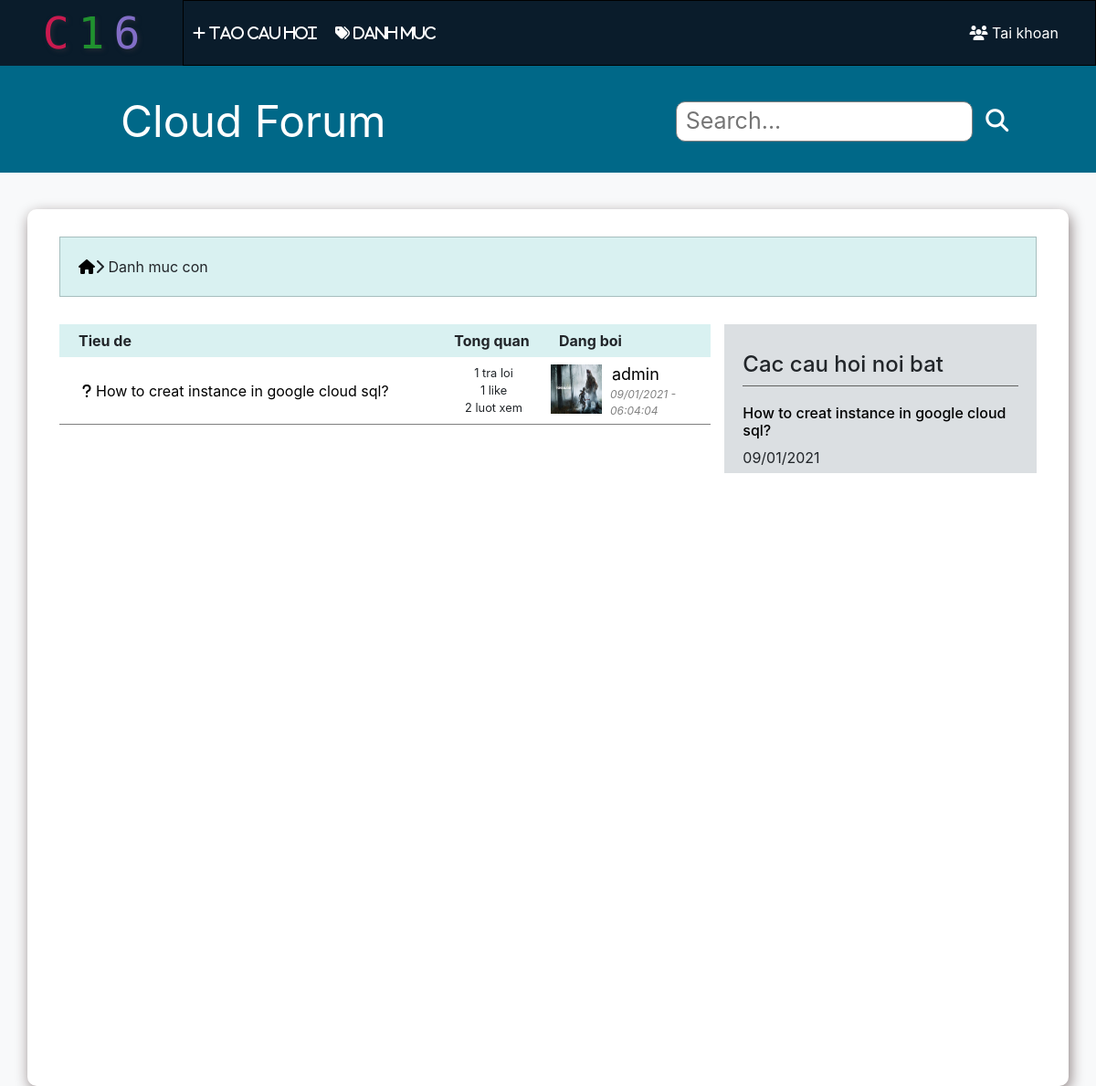
Page /forum-sub-category.php?c_id=11 (signed in) on the committed database.
### tables this page shows
CREATE TABLE `articles` (
  `article_id` int(11) NOT NULL,
  `title` varchar(1000) NOT NULL,
  `description` varchar(2000) DEFAULT NULL,
  `body` text,
  `create_at` timestamp NOT NULL DEFAULT CURRENT_TIMESTAMP,
  `sub_cate_id` int(11) NOT NULL,
  `user_id` int(11) NOT NULL,
  `is_publish` tinyint(4) NOT NULL DEFAULT '0',
  `publish_date` timestamp NOT NULL DEFAULT CURRENT_TIMESTAMP,
  `view_count` int(11) NOT NULL DEFAULT '1',
  `id_duyet` int(11) NOT NULL DEFAULT '0'
);

CREATE TABLE `user_info` (
  `user_id` int(11) DEFAULT NULL,
  `real_name` varchar(55) DEFAULT NULL,
  `birth` date DEFAULT NULL,
  `gender` tinyint(4) DEFAULT NULL,
  `last_online` timestamp NOT NULL DEFAULT CURRENT_TIMESTAMP ON UPDATE CURRENT_TIMESTAMP,
  `img` varchar(300) NOT NULL
);

CREATE TABLE `users` (
  `user_id` int(11) NOT NULL,
  `name` varchar(55) NOT NULL,
  `password` varchar(255) NOT NULL,
  `email` varchar(55) NOT NULL,
  `role` tinyint(4) NOT NULL DEFAULT '0',
  `create_at` timestamp NOT NULL DEFAULT CURRENT_TIMESTAMP
);

### forum-sub-category.php (the view, shortened to what the rows shown need)
<?php
    require_once('./database/database-function.php');
?>
<!DOCTYPE html>
<html lang="en">
<?php
include("forum/head.php");
?>
<body class="bg-light">
    <div class="container-fluid h-main-container">
        <div class="row h-main-row bg-light" >
            <div class="container h-main-con">
                <div class="row h-secondary-row">
                    <div class="container-fluid h-topics-content-title">
                        <div class="row">
                            <div class="col-lg-8">
                                <div class="container-fluid h-cate-main">
                                    <?php
                                        if(isset($_GET['sub_id'])){
                                            $sql = "select article_id, title, body,user_id, create_at, view_count from articles where sub_cate_id = ? and is_publish = 0 ";
                                            $article = simpleQuery($sql,1,[$_GET['sub_id']]);
                                            if(count($article) == 0){
                                                echo '<div class="row h-cate-header" style="text-align: center">Danh muc hien chua bai viet nao</div>';
                                            }else{
                                                echo '<div class="row h-cate-header">
                                                <div class="col-7">Tieu de</div>
                                                <div class="col-2" style="text-align:center">Tong quan</div>
                                                <div class="col-3">Dang boi</div>
                                            </div>
                                            <div class="h-cate-cate">';
                                                foreach($article as $v){
                                                    $articleDate = date_format(date_create($v['create_at']), 'd/m/Y - H:i:s');
                                                    $sql = "select name, img from users, user_info WHERE users.user_id = user_info.user_id and users.user_id = ?";
                                                    $user = simpleQuery($sql, 1, [$v['user_id']]);
                                                    $sql = "select count(user_id) as sl from comments where article_id = ?";
                                                    $slComments = simpleQuery($sql, 1, [$v['article_id']]);
                                                    $sql = "select count(user_id) as sl from like_action where article_id = ?";
                                                    $slLikes = simpleQuery($sql, 1, [$v['article_id']]);
                                                    echo '<div class="row h-cate-topics">
                                                        <div class="col-7"><a class="h-a" href="forum-article.php?article_id='.$v['article_id'].'">';
                                                        if($v['body'] == ""){
                                                            echo '<i class="fas fa-question">';
                                                        }else{
                                                            echo '<i class="fas fa-bullhorn">';
                                                        }
                                                        echo '</i>'.$v['title'].'</a></div>
                                                        <div class="col-2" style="text-align: center;">
                                                            <div class="h-sc-stats">
                                                                <p>'.$slComments[0]['sl'].' tra loi</p>
                                                                <p>'.$slLikes[0]['sl'].' like</p>
                                                                <p>'.$v['view_count'].' luot xem</p>
                                                            </div>
                                                        </div>
                                                        <div class="col-3 h-cate-last-post">
                                                            <div class="h-c-l-p-con">
                                                                <div class="h-c-t-img">
                                                                    <img src="'.$user[0]['img'].'" alt="" data-toggle="tooltip" data-placement="bottom" title="'.$user[0]['name'].'">
                                                                </div>
                                                                <div class="h-sc-t-detailed">
                                                                    <p class="h-sc-name"><a href="forum-information.php?user_id='.$v['user_id'].'" class="h-a">'.$user[0]['name'].'</a></p>
                                                                    <p class="h-p-topics-date">'.$articleDate.'</p>
                                                                </div>
                                                            </div>
                                                        </div>
                                                    </div>';
                                                }
                                                echo '</div>';
                                            }
                                        }else if(isset($_GET['c_id'])){
                                            $sql = "select article_id, title, body,user_id, create_at, view_count from articles where is_publish = 0 and sub_cate_id in(select sub_cate_id from sub_categoris where cate_id = ?)";
                                            $article = simpleQuery($sql,1,[$_GET['c_id']]);
                                            if(count($article) == 0){
                                                echo '<div class="row h-cate-header" style="text-align: center">Danh muc hien chua bai viet nao</div>';
                                            }else{
                                                echo '<div class="row h-cate-header">
                                                <div class="col-7">Tieu de</div>
                                                <div class="col-2" style="text-align:center">Tong quan</div>
                                                <div class="col-3">Dang boi</div>
                                            </div>
                                            <div class="h-cate-cate">';
                                                foreach($article as $v){
                                                    $articleDate = date_format(date_create($v['create_at']), 'd/m/Y - H:i:s');
                                                    $sql = "select name, img from users, user_info WHERE users.user_id = user_info.user_id and users.user_id = ?";
                                                    $user = simpleQuery($sql, 1, [$v['user_id']]);
                                                    $sql = "select count(user_id) as sl from comments where article_id = ?";
                                                    $slComments = simpleQuery($sql, 1, [$v['article_id']]);
                                                    $sql = "select count(user_id) as sl from like_action where article_id = ?";
                                                    $slLikes = simpleQuery($sql, 1, [$v['article_id']]);
                                                    echo '<div class="row h-cate-topics">
                                                        <div class="col-7"><a class="h-a" href="forum-article.php?article_id='.$v['article_id'].'">';
                                                        if($v['body'] == ""){
                                                            echo '<i class="fas fa-question">';
                                                        }else{
                                                            echo '<i class="fas fa-bullhorn">';
                                                        }
                                                        echo '</i>'.$v['title'].'</a></div>
                                                        <div class="col-2" style="text-align: center;">
                                                            <div class="h-sc-stats">
                                                                <p>'.$slComments[0]['sl'].' tra loi</p>
                                                                <p>'.$slLikes[0]['sl'].' like</p>
                                                                <p>'.$v['view_count'].' luot xem</p>
                                                            </div>
                                                        </div>
                                                        <div class="col-3 h-cate-last-post">
                                                            <div class="h-c-l-p-con">
                                                                <div class="h-c-t-img">
                                                                    <img src="'.$user[0]['img'].'" alt="" data-toggle="tooltip" data-placement="bottom" title="'.$user[0]['name'].'">
                                                                </div>
                                                                <div class="h-sc-t-detailed">
                                                                    <p class="h-sc-name"><a href="forum-information.php?user_id='.$v['user_id'].'" class="h-a">'.$user[0]['name'].'</a></p>
                                                                    <p class="h-p-topics-date">'.$articleDate.'</p>
                                                                </div>
                                                            </div>
                                                        </div>
                                                    </div>';
                                                }
                                                echo '</div>';
                                            }
                                        }else if(isset($_GET['search'])){
                                            $s = "%$_GET[search]%";
                                            $sql = "select article_id, title, body,user_id, create_at, view_count from articles where title like ?";
                                            $article = simpleQuery($sql,1,[$s]);
                                            if(count($article) == 0){
                                                echo '<div class="row h-cate-header" style="text-align: center">Khong tim kiem thay ket qua nao co tu \''.$_GET['search'].'\'</div>';
                                            }else{
                                                echo '<div class="row h-cate-header">
                                                <div class="col-7">Tieu de</div>
                                                <div class="col-2" style="text-align:center">Tong quan</div>
                                                <div class="col-3">Dang boi</div>
                                            </div>
                                            <div class="h-cate-cate">';
                                                foreach($article as $v){
                                                    $articleDate = date_format(date_create($v['create_at']), 'd/m/Y - H:i:s');
                                                    $sql = "select name, img from users, user_info WHERE users.user_id = user_info.user_id and users.user_id = ?";
                                                    $user = simpleQuery($sql, 1, [$v['user_id']]);
                                                    $sql = "select count(user_id) as sl from comments where article_id = ?";
                                                    $slComments = simpleQuery($sql, 1, [$v['article_id']]);
                                                    $sql = "select count(user_id) as sl from like_action where article_id = ?";
                                                    $slLikes = simpleQuery($sql, 1, [$v['article_id']]);
                                                    echo '<div class="row h-cate-topics">
                                                        <div class="col-7"><a class="h-a" href="forum-article.php?article_id='.$v['article_id'].'">';
                                                        if($v['body'] == ""){
                                                            echo '<i class="fas fa-question">';
                                                        }else{
                                                            echo '<i class="fas fa-bullhorn">';
                                                        }
                                                        echo '</i>'.$v['title'].'</a></div>
                                                        <div class="col-2" style="text-align: center;">
                                                            <div class="h-sc-stats">
                                                                <p>'.$slComments[0]['sl'].' tra loi</p>
                                                                <p>'.$slLikes[0]['sl'].' like</p>
                                                                <p>'.$v['view_count'].' luot xem</p>
                                                            </div>
                                                        </div>
                                                        <div class="col-3 h-cate-last-post">
                                                            <div class="h-c-l-p-con">
                                                                <div class="h-c-t-img">
                                                                    <img src="'.$user[0]['img'].'" alt="" data-toggle="tooltip" data-placement="bottom" title="'.$user[0]['name'].'">
                                                                </div>
                                                                <div class="h-sc-t-detailed">
                                                                    <p class="h-sc-name"><a href="forum-information.php?user_id='.$v['user_id'].'" class="h-a">'.$user[0]['name'].'</a></p>
                                                                    <p class="h-p-topics-date">'.$articleDate.'</p>
                                                                </div>
                                                            </div>
                                                        </div>
                                                    </div>';
                                                }
                                                echo '</div>';
                                            }
                                        }
                                    ?>
                                </div>
                            </div>
                        </div>
                    </div>
                </div>
            </div>
        </div>
    </div>
</body>
</html>

### rows in the picture
articles: title "How to creat instance in google cloud sql?", sl "1", view_count "2", user.name (picture), user.name "admin", create_at "09/01/2021 - 06:04:04"

### other values in the picture
$v['title'] "How to creat instance in google cloud sql?"
$articleDate "09/01/2021"
